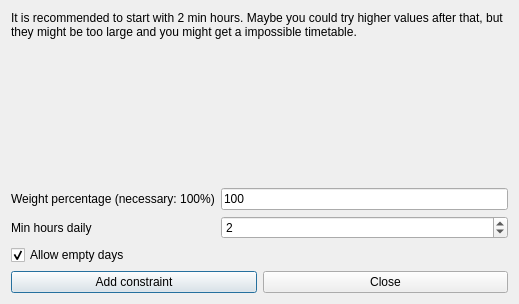
<?xml version="1.0" encoding="UTF-8"?>
<ui version="4.0">
 <class>AddConstraintTeachersMinHoursDailyRealDaysForm_template</class>
 <widget class="QDialog" name="AddConstraintTeachersMinHoursDailyRealDaysForm_template">
  <property name="geometry">
   <rect>
    <x>0</x>
    <y>0</y>
    <width>519</width>
    <height>304</height>
   </rect>
  </property>
  <property name="windowTitle">
   <string extracomment="This is the title of the dialog to add a new constraint of this type">Add teachers min hours daily for real days</string>
  </property>
  <layout class="QGridLayout" name="gridLayout">
   <item row="0" column="0" colspan="2">
    <widget class="QLabel" name="teacherTextLabel_2">
     <property name="sizePolicy">
      <sizepolicy hsizetype="Minimum" vsizetype="Minimum">
       <horstretch>0</horstretch>
       <verstretch>0</verstretch>
      </sizepolicy>
     </property>
     <property name="frameShape">
      <enum>QFrame::NoFrame</enum>
     </property>
     <property name="frameShadow">
      <enum>QFrame::Plain</enum>
     </property>
     <property name="text">
      <string>It is recommended to start with 2 min hours. Maybe you could try higher values after that, but they might be too large and you might get a impossible timetable.</string>
     </property>
     <property name="wordWrap">
      <bool>true</bool>
     </property>
    </widget>
   </item>
   <item row="1" column="1">
    <spacer name="verticalSpacer">
     <property name="orientation">
      <enum>Qt::Vertical</enum>
     </property>
     <property name="sizeHint" stdset="0">
      <size>
       <width>20</width>
       <height>107</height>
      </size>
     </property>
    </spacer>
   </item>
   <item row="2" column="0">
    <widget class="QLabel" name="weightTextLabel">
     <property name="frameShape">
      <enum>QFrame::NoFrame</enum>
     </property>
     <property name="frameShadow">
      <enum>QFrame::Plain</enum>
     </property>
     <property name="text">
      <string>Weight percentage (necessary: 100%)</string>
     </property>
     <property name="wordWrap">
      <bool>false</bool>
     </property>
    </widget>
   </item>
   <item row="2" column="1">
    <widget class="QLineEdit" name="weightLineEdit">
     <property name="text">
      <string notr="true">100</string>
     </property>
    </widget>
   </item>
   <item row="3" column="0">
    <widget class="QLabel" name="minHoursTextLabel">
     <property name="frameShape">
      <enum>QFrame::NoFrame</enum>
     </property>
     <property name="frameShadow">
      <enum>QFrame::Plain</enum>
     </property>
     <property name="text">
      <string>Min hours daily</string>
     </property>
     <property name="wordWrap">
      <bool>false</bool>
     </property>
    </widget>
   </item>
   <item row="3" column="1">
    <widget class="QSpinBox" name="minHoursSpinBox">
     <property name="value">
      <number>2</number>
     </property>
    </widget>
   </item>
   <item row="4" column="0" colspan="2">
    <widget class="QCheckBox" name="allowEmptyDaysCheckBox">
     <property name="text">
      <string>Allow empty days</string>
     </property>
     <property name="checked">
      <bool>true</bool>
     </property>
    </widget>
   </item>
   <item row="5" column="0" colspan="2">
    <layout class="QHBoxLayout" name="horizontalLayout">
     <item>
      <widget class="QPushButton" name="addConstraintPushButton">
       <property name="text">
        <string>Add constraint</string>
       </property>
      </widget>
     </item>
     <item>
      <widget class="QPushButton" name="closePushButton">
       <property name="text">
        <string>Close</string>
       </property>
      </widget>
     </item>
    </layout>
   </item>
  </layout>
 </widget>
 <layoutdefault spacing="6" margin="11"/>
 <resources/>
 <connections/>
</ui>
